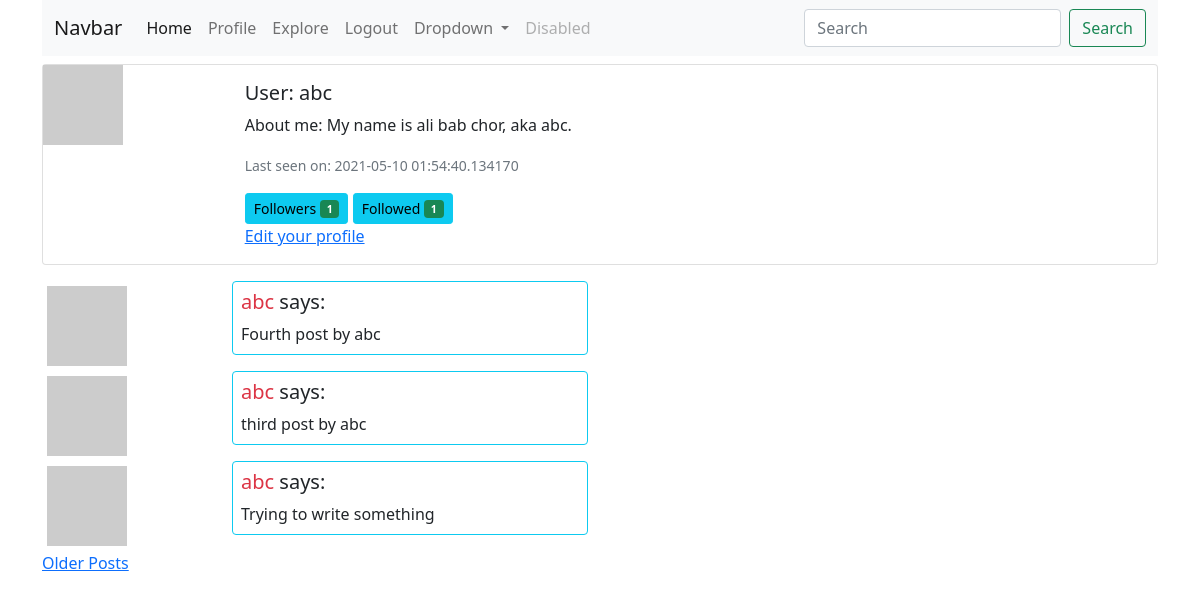
The app's page /user/abc (signed in), older data.
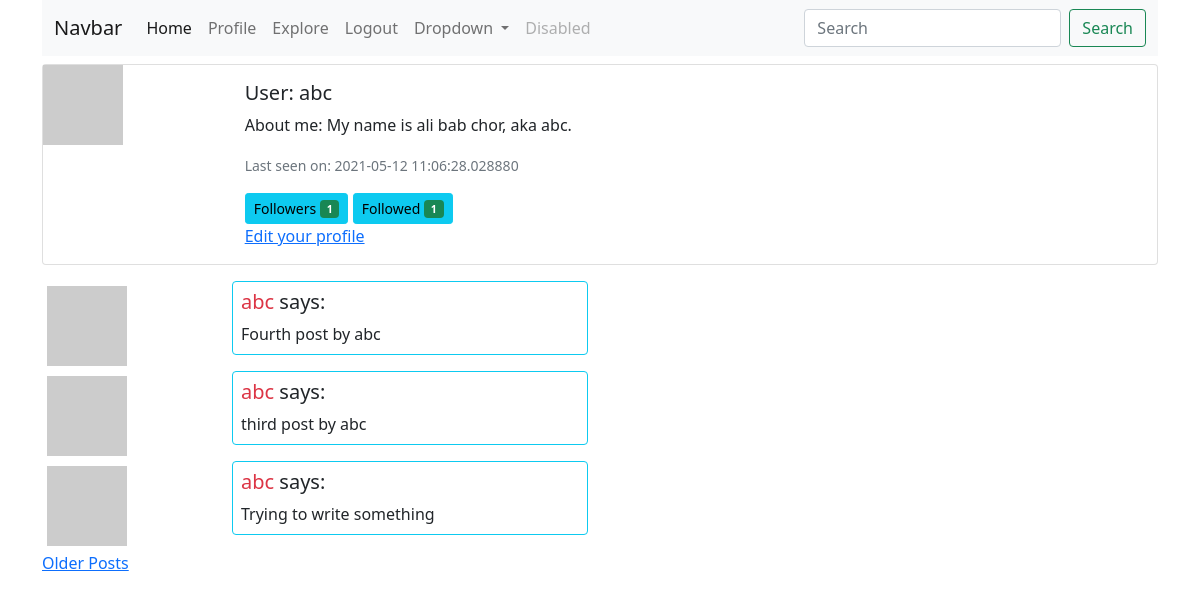
The same page, newer data.
### app/models.py (models this page shows, shortened)
class User(UserMixin, db.Model):
    id = db.Column(db.Integer, primary_key=True)
    username = db.Column(db.String(64), index=True, unique=True)
    email = db.Column(db.String(120), index=True, unique=True)
    password_hash = db.Column(db.String(128))
    posts = db.relationship('Post', backref='author', lazy='dynamic')
    about_me = db.Column(db.String(140))
    last_seen = db.Column(db.DateTime, default=datetime.utcnow)
    followed = db.relationship(
        'User', secondary=followers,
        primaryjoin = (followers.c.follower_id == id),
        secondaryjoin = (followers.c.followed_id == id),
        backref = db.backref('followers', lazy='dynamic'), lazy='dynamic')
    def avatar(self, size):
        digest = md5(self.email.lower().encode('utf-8')).hexdigest()
        return f'https://gravatar.com/avatar/{digest}?d=identicon&s={size}'

class Post(db.Model):
    id = db.Column(db.Integer, primary_key=True)
    body = db.Column(db.String(140))
    timestamp = db.Column(db.DateTime, index=True, default=datetime.utcnow)
    user_id = db.Column(db.Integer, db.ForeignKey('user.id'))

### app/routes.py (the view)
@app.route('/user/<username>')
@login_required
def user(username):
    form = EmptyForm()
    user = User.query.filter_by(username=username).first_or_404()
    page = request.args.get('page', default=1, type=int)
    posts = user.posts.order_by(Post.timestamp.desc()).paginate(
        page, app.config['POSTS_PER_PAGE'], False)
    next_url = url_for('user', username=username, page=posts.next_num) if posts.has_next else None
    prev_url = url_for('user', username=username, page=posts.prev_num) if posts.has_prev else None
    return render_template('user.html', title=username, user=user, posts=posts.items, form=form,
                            next_url=next_url, prev_url=prev_url)

### app/forms.py
class EmptyForm(FlaskForm):
    submit = SubmitField('Follow/unfollow')

### app/models.py (called while the page is built)
@login.user_loader
def load_user(id):
    return User.query.get(int(id))

### app/routes.py (called while the page is built)
@app.before_request
def before_request():
    if current_user.is_authenticated:
        current_user.last_seen = datetime.utcnow()
        db.session.commit()

### app/templates/user.html (shortened to what this page needs)
{% extends 'base.html' %}
{% block content %}
<div class="card mb-3">
    <div class="row g-0">
        <div class="col-md-2">
            <img src="{{ user.avatar(64) }}" alt="avatar of {{ user.username }}">
        </div>
        <div class="col-md-4">
            <div class="card-body">
                <h5 class="card-title">User: {{ user.username }}</h5>
                {% if user.about_me %}<p class="card-text">About me: {{ user.about_me }}</p>{% endif %}
                {% if user.last_seen %}<p class="card-text"><small class="text-muted">Last seen on: {{ user.last_seen }}</small></p>{% endif %}
                <button type="button" class="btn btn-info btn-sm">
                    Followers <span class="badge bg-success">{{ user.followers.count() }}</span>
                </button>
                <button type="button" class="btn btn-info btn-sm">
                    Followed <span class="badge bg-success">{{ user.followed.count() }}</span>
                </button>
                <br>
                {% if user == current_user %}
                <a href="{{ url_for('edit_profile') }}" class="card-link">Edit your profile</a>
                {% endif %}
            </div>
        </div>
    </div>
</div>
{% for post in posts %}
{% include '_post.html' %}
{% endfor %}
{% if next_url %}
<a href="{{ next_url }}">Older Posts</a>
{% endif %}
{% endblock content %}

### app/templates/base.html (shortened to what this page needs)
<!DOCTYPE html>
<html lang="en">
<head>
    <link href="{{ url_for('static', filename='css/bootstrap.min.css') }}" rel="stylesheet">
</head>
<body>
    <div class="container">
        {% include '_navbar.html' %}
        {% block content %}{% endblock %}
    </div>
</body>
</html>

### app/templates/_navbar.html (shortened to what this page needs)
<nav class="navbar navbar-expand-lg navbar-light bg-light mb-2">
    <div class="container-fluid">
      <a class="navbar-brand" href="#">Navbar</a>
      <div class="collapse navbar-collapse" id="navbarSupportedContent">
        <ul class="navbar-nav me-auto mb-2 mb-lg-0">
          <li class="nav-item">
            <a class="nav-link active" aria-current="page" href="{{ url_for('index') }}">Home</a>
          </li>
          {% if current_user.is_authenticated %}
          <li class="nav-item">
            <a class="nav-link" href="{{ url_for('user', username=current_user.username) }}">Profile</a>
          </li>
          {% endif %}
          <li class="nav-item">
            <a class="nav-link" href="{{ url_for('explore') }}">Explore</a>
          </li>
          <li class="nav-item">
            {% if current_user.is_anonymous %}
            <a class="nav-link" href="{{ url_for('login') }}">Login</a>
            {% else %}
            <a class="nav-link" href="{{ url_for('logout') }}">Logout</a>
            {% endif %}
          </li>
          <li class="nav-item dropdown">
            <a class="nav-link dropdown-toggle" href="#" id="navbarDropdown" role="button" data-bs-toggle="dropdown" aria-expanded="false">
              Dropdown
            </a>
          </li>
          <li class="nav-item">
            <a class="nav-link disabled" href="#" tabindex="-1" aria-disabled="true">Disabled</a>
          </li>
        </ul>
        <form class="d-flex">
          <input class="form-control me-2" type="search" placeholder="Search" aria-label="Search">
          <button class="btn btn-outline-success" type="submit">Search</button>
        </form>
      </div>
    </div>
  </nav>

### app/templates/_post.html
<div class="row justify-content-start">
    <div class="col-2">
        <img src="{{ post.author.avatar(36) }}" alt="avatar of {{ post.author.username }}" class="img-thumbnail border-white">
    </div>
    <div class="col-4">
        <div class="card mb-2 border-info">
            <div class="card-body p-2">
                <h5 class="card-title">
                    <a href="{{ url_for('user', username=post.author.username) }}" class="link-danger text-decoration-none">
                        {{ post.author.username }}
                    </a> says:
                </h5>
                <p class="card-text">{{ post.body }}</p>
            </div>
        </div>
    </div>
</div>

Row changes from the older to the newer data that the page shows:
changed User "abc": last_seen "2021-05-10 01:54:40.134170" → "2021-05-12 11:06:28.028880"
